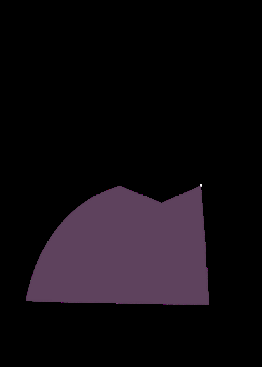
#> input picture python/照片换装/2.png, 262 x 367 px
$ python main.py
#> lines starting #> are read from the running program, lines starting #| are printed output that depends on the picture; after the words box and inside, x2 and y2 are one past the last pixel; in counts of white or black regions, pixels touching at a corner belong together
import cv2
import numpy as np

src=cv2.imread('2.png')
#> src is the input picture: shape (367, 262, 3); mean B, G, R 16.7, 11.8, 16.9
dst=cv2.imread('1.png')
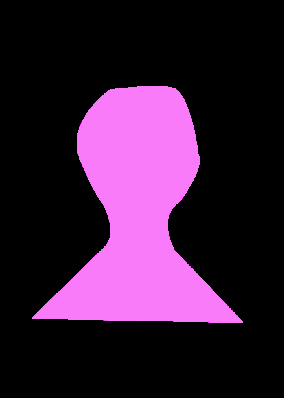
#> input picture python/照片换装/1.png, 284 x 398 px
#> dst is the input picture: shape (398, 284, 3); mean B, G, R 55.7, 27.5, 55.7

# Create a rough mask around the airplane.
src_mask = np.zeros(src.shape, src.dtype)


poly = np.array([ [4,80], [30,54], [151,63], [254,37], [298,90], [272,134], [43,122] ], np.int32)
cv2.fillPoly(src_mask, [poly], (255, 255, 255))
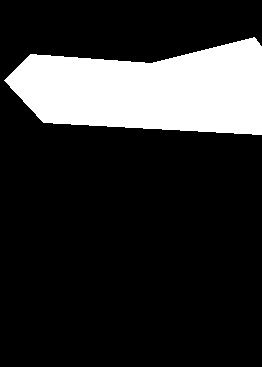
#> src_mask: shape (367, 262, 3); 18.6% white; 1 white region, box (x1, y1, x2, y2) and area: (4, 37, 262, 135) 17888
center = (140,200)
output = cv2.seamlessClone(src, dst, src_mask, center, cv2.NORMAL_CLONE)
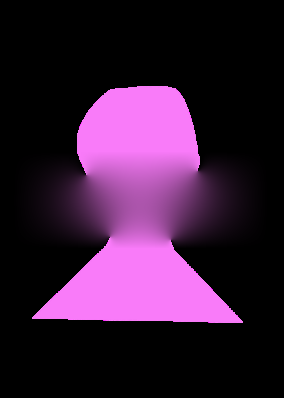
#> output: shape (398, 284, 3); mean B, G, R 55.6, 27.4, 55.6
cv2.imwrite("result.jpg", output)
